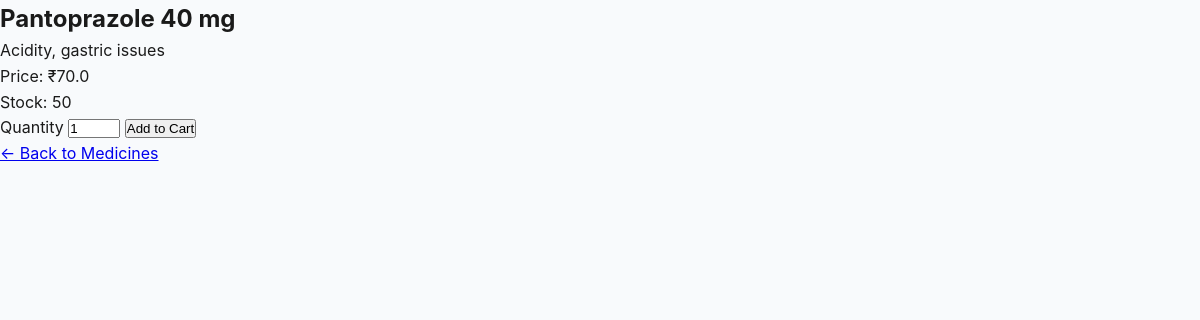
/medicine/3/ (signed in), run on the app's committed database.
### app/models.py (models this page shows, shortened)
class Medicine(models.Model):
    name = models.CharField(max_length=100)
    description = models.TextField()
    price = models.FloatField()
    stock = models.PositiveIntegerField(default=0)

### app/views.py (the view, shortened to what this page needs)
# urls.py: path('medicine/<int:id>/', views.medicine_detail, name='medicine_detail'),
@login_required
def medicine_detail(request, id):
    medicine = get_object_or_404(Medicine, id=id)
    return render(request, 'medicine_detail.html', {'medicine': medicine})

### templates/medicine_detail.html (shortened to what this page needs)
<!DOCTYPE html>
<html lang="en">
<head>
    {% load static %}
    <link rel="stylesheet" href="{% static 'css/medicine.css' %}">
</head>
<body>
    <h2>{{ medicine.name }}</h2>
    <p>{{ medicine.description }}</p>
    <p>Price: ₹{{ medicine.price }}</p>
    <p>Stock: {{ medicine.stock }}</p>
    <form method="POST">
        <label>Quantity</label>
        <input type="number" name="quantity" value="1" min="1" max="{{ medicine.stock }}">
        <button type="submit">Add to Cart</button>
    </form>
    <a href="{% url 'medicine_list' %}">← Back to Medicines</a>
</body>
</html>

### static/css/medicine.css (style rules this page uses)
* { margin: 0; padding: 0; box-sizing: border-box; }
:root { --primary-color: #089163; --primary-dark: #066d4a; --secondary-color: #007aff; --accent-color: #ff6b6b; --text-dark: #1a1a1a; --text-gray: #6b7280; --bg-light: #f8fafc; --bg-white: #ffffff; --shadow-sm: 0 1px 2px 0 rgba(0, 0, 0, 0.05); --shadow-md: 0 4px 6px -1px rgba(0, 0, 0, 0.1); --shadow-lg: 0 10px 15px -3px rgba(0, 0, 0, 0.1); --shadow-xl: 0 20px 25px -5px rgba(0, 0, 0, 0.1); }
body { font-family: 'Inter', -apple-system, BlinkMacSystemFont, 'Segoe UI', sans-serif; background-color: var(--bg-light); color: var(--text-dark); line-height: 1.6; }

### data on the page
Medicine: name "Pantoprazole 40 mg", description "Acidity, gastric issues", price "70.0", stock "50"
